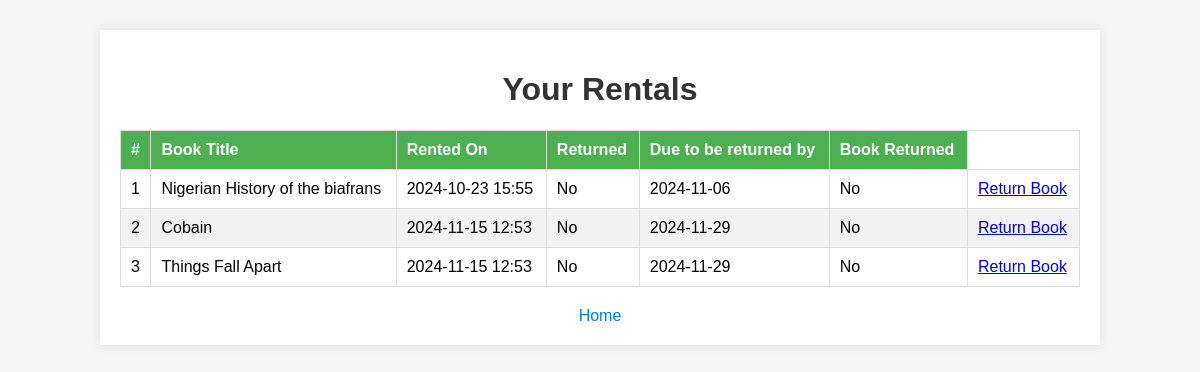
Screenshot of /bookrentalstore/user_rentals/ (signed in) with the database file from the repository.
### bookrentalstore/models.py (models this page shows, shortened)
class Rental(models.Model):
    user_name = models.CharField(max_length=100)
    user = models.ForeignKey(User, on_delete=models.CASCADE,null=True,blank=True)
    phone_number = models.CharField(max_length=15)
    book = models.ForeignKey(Book, on_delete=models.CASCADE)
    due_date = models.DateTimeField(default=timezone.now() + timedelta(days=14))
    rented_on = models.DateTimeField(default=timezone.now)
    returned = models.BooleanField(default=False)

class Book(models.Model):
    title = models.CharField(max_length=200)
    author = models.CharField(max_length=200)
    available = models.BooleanField(default=True)
    pdf = models.FileField(upload_to='pdfs/', null=True, blank=True)

### bookrentalstore/views.py (the view)
# urls.py: path('user_rentals/',user_rentals, name='user_rentals'),
def user_rentals(request):
    user_rentals = Rental.objects.filter(user=request.user, returned=False)
    return render(request, 'bookrentalstore/user_rentals.html', {'user_rentals': user_rentals})

### bookrentalstore/templates/bookrentalstore/user_rentals.html (shortened to what this page needs)
<!DOCTYPE html>
<html lang="en">
<head>
</head>
<body>
    <div class="container">
        <h1>Your Rentals</h1>
        {% if user_rentals %}
        <table>
            <thead>
                <tr>
                    <th>#</th>
                    <th>Book Title</th>
                    <th>Rented On</th>
                    <th>Returned</th>
                    <th>Due to be returned by</th>
                    <th>Book Returned</th>
                </tr>
            </thead>
            <tbody>
                {% for rental in user_rentals %}
                <tr>
                    <td>{{ forloop.counter }}</td>
                    <td>{{ rental.book.title }}</td>
                    <td>{{ rental.rented_on|date:"Y-m-d H:i" }}</td>
                    <td>{{ rental.returned|yesno:"Yes,No" }}</td>
                    <td>{{ rental.due_date|date:"Y-m-d" }}</td>
                    <td>{{ rental.returned|yesno:"Yes,No" }}</td>
                    <td>
                        {% if not rental.returned %}
                        <a href="{% url 'return_book' rental.id %}">Return Book</a>
                        {% endif %}
                    </td>
                </tr>
                {% endfor %}
            </tbody>
        </table>
        {% else %}
        <p class="no-rentals">You haven't rented any books yet.</p>
        {% endif %}
        <a href="{% url 'index' %}" class="back-link">Home</a>
    </div>
</body>
</html>

### bookrentalstore/templates/bookrentalstore/user_rentals.html (style rules this page uses)
body { font-family: Arial, sans-serif; background-color: #f5f5f5; margin: 0; padding: 0; }
.container { width: 80%; margin: 0 auto; padding: 20px; background-color: white; box-shadow: 0px 0px 10px rgba(0, 0, 0, 0.1); margin-top: 30px; }
h1 { text-align: center; color: #333; }
table { width: 100%; border-collapse: collapse; margin-top: 20px; }
table, th, td { border: 1px solid #ddd; }
th, td { padding: 10px; text-align: left; }
th { background-color: #4CAF50; color: white; }
tr:nth-child(even) { background-color: #f2f2f2; }
.back-link { display: block; text-align: center; margin-top: 20px; color: #007BFF; text-decoration: none; }

### rows the page displays
Rental: book "Nigerian History of the biafrans", rented_on "2024-10-23 15:55", returned "No", due_date "2024-11-06", shows "Return Book"
Rental: book "Cobain", rented_on "2024-11-15 12:53", returned "No", due_date "2024-11-29", shows "Return Book"
Rental: book "Things Fall Apart", rented_on "2024-11-15 12:53", returned "No", due_date "2024-11-29", shows "Return Book"
